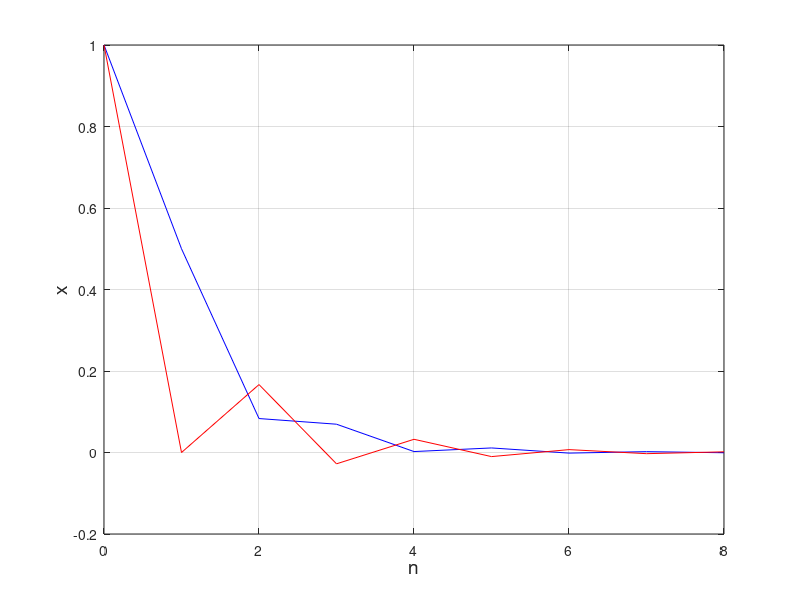
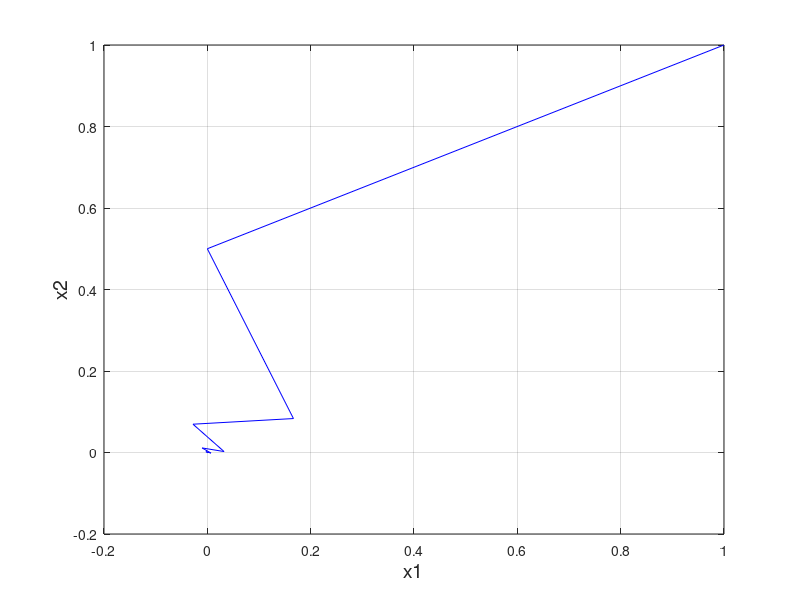

The MATLAB script that drew these images, in order:
clc;
close all;

format long

% (i)
A = [-1 / 3, 1 / 3; 1 / 3, 1 / 6];
n = 8;

% (ii)
% A = [2, 5; 2, -1];
% n = 6;

X_0 = [1; 1];

X = zeros(2, n);

for k = 1 : n
    if k == 1
        X(:, k) = A * X_0;
    else
        X(:, k) = A * X(:, k - 1);
    end
end

[D, V] = eig(A);
abs(V)

figure(1);
plot([0, 1], [X_0(2), X(2, 1)], '-b'); hold on
plot(X(2, :), '-b');
plot([0, 1], [X_0(1), X(1, 1)], '-r');
plot(X(1, :), '-r');
grid on
xlabel('n', 'FontSize', 14);
ylabel('x', 'FontSize', 14);

figure(2);
plot([X_0(1), X(1, 1)], [X_0(2), X(2, 1)], '-b'); hold on
plot(X(1, :), X(2, :), '-b'); hold on
grid on
xlabel('x1', 'FontSize', 14);
ylabel('x2', 'FontSize', 14);
